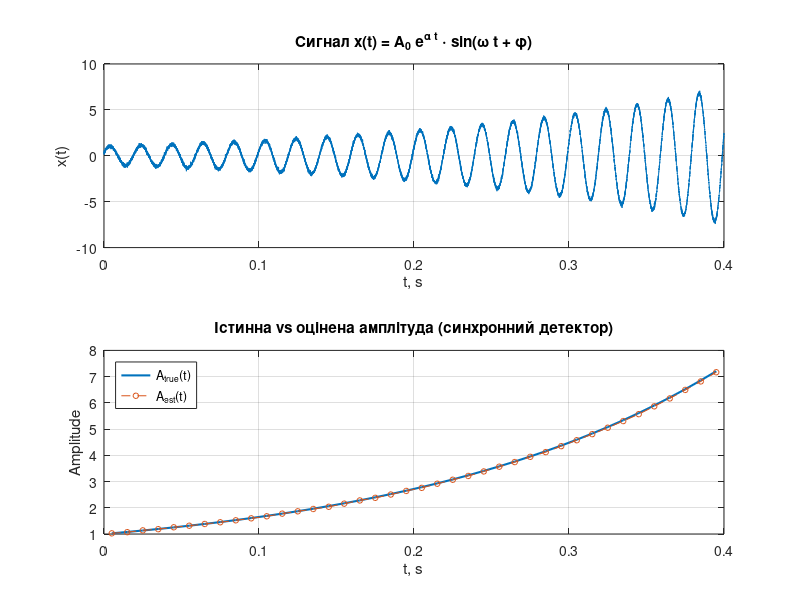

This chart was generated by the following MATLAB code:
%% Параметри сигналу
fs    = 50e3;        % частота дискретизації, Гц
f0    = 50;          % частота синусоїди, Гц
omega = 2*pi*f0;
phi   = 20*pi/180;   % початкова фаза, рад

A0    = 1.0;         % початкова амплітуда
alpha = 5;           % коеф. експоненти (1/с), A(t) = A0*exp(alpha*t)

Tsim  = 0.4;         % тривалість моделювання, с (наприклад 0.4с ~ 20 періодів)
t     = (0:1/fs:Tsim-1/fs).';   % час, стовпчиковий вектор

%% Формуємо експоненційну огинаючу та сигнал
A_true = A0 * exp(alpha * t);              % A(t) = A0*exp(alpha*t)
x      = A_true .* sin(omega*t + phi);     % x(t) = A(t)*sin(wt+phi)

% (опціонально можна додати шум, щоб побачити стійкість методу)
addNoise = true;
if addNoise
    x = x + 0.1*randn(size(x));           % білий шум
end

%% Вікно синхронного детектора
% Візьмемо 1 період як вікно. Можеш замінити на fs/f0/2 для півперіоду.
Ns_per = round(fs / (2*f0));    % кількість відліків на один період 50 Гц
T_per  = Ns_per / fs;

% Опорні sin/cos (база) на один період
n_win  = (0:Ns_per-1).';
sin_ref = sin(omega * n_win / fs);
cos_ref = cos(omega * n_win / fs);

% Нормувальний коефіцієнт:
% Для чистого x = A*sin(wt+phi):
% S_sin = (N/2)*A*cos(phi), S_cos = (N/2)*A*sin(phi)
% => sqrt(S_sin^2 + S_cos^2) = (N/2)*A
% => A = 2/N * sqrt(S_sin^2 + S_cos^2)
normK = 2 / Ns_per;

%% Оцінка амплітуди "на льоту" блоками по одному періоду
nBlocks = floor(length(x) / Ns_per);

A_est   = zeros(nBlocks, 1);
t_est   = zeros(nBlocks, 1);

for k = 1:nBlocks
    idx_start = (k-1)*Ns_per + 1;
    idx_end   = k*Ns_per;
    
    x_block = x(idx_start:idx_end);
    
    % Синхронне множення та сумування
    S_sin = sum(x_block .* sin_ref);
    S_cos = sum(x_block .* cos_ref);
    
    % Оцінена амплітуда для цього блоку
    A_est(k) = normK * sqrt(S_sin^2 + S_cos^2);
    
    % Часовий момент (центр вікна)
    t_est(k) = (idx_start + idx_end - 1)/(2*fs);
end

% Істинна амплітуда в ті самі моменти
A_true_at_est = A0 * exp(alpha * t_est);

%% Графіки
figure;
subplot(2,1,1);
plot(t, x);
grid on;
xlabel('t, s');
ylabel('x(t)');
title('Сигнал x(t) = A_0 e^{\alpha t} \cdot sin(\omega t + \phi)');

subplot(2,1,2);
plot(t_est, A_true_at_est, 'LineWidth', 1.5); hold on;
plot(t_est, A_est, '--o', 'MarkerSize', 4);
grid on;
xlabel('t, s');
ylabel('Amplitude');
legend('A_{true}(t)', 'A_{est}(t)', 'Location', 'northwest');
title('Істинна vs оцінена амплітуда (синхронний детектор)');

%% Вивід кількох чисел у консоль
disp('   t_est      A_true       A_est');
disp([t_est(1:10) A_true_at_est(1:10) A_est(1:10)]);
